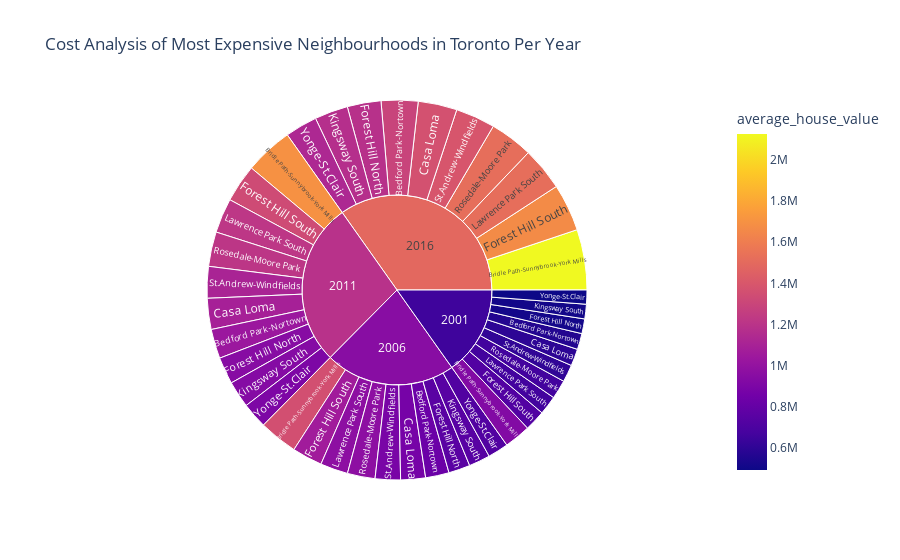

Source (notebook cell):
### Code cell
fig_sunburst = px.sunburst(df_years_merged, 
                           path=['year', 'neighbourhood'], 
                           values='average_house_value',
                           color='average_house_value',
                           names='neighbourhood',
                           title='Cost Analysis of Most Expensive Neighbourhoods in Toronto Per Year',
                           maxdepth=2)

fig_sunburst.show()

### Figure 1 — Plotly figure (JSON) as saved in the notebook; plotly's stock layout.template omitted (floating-point values rounded to 4 significant figures)
{"data": [{"branchvalues": "total", "customdata": [[565304], [826963], [1034387], [1295007], [927466], [1356757], [1697067], [2124653], [596077], [871981], [1090696], [1365503], [517466], [756983], [946854], [1185419], [726664], [1063011], [1329642], [1664653], [512334], [749476], [937464], [1173663], [664712], [972384], [1216283], [1522732], [664476], [972039], [1215852], [1522193], [607040], [888017], [1110755], [1390616], [494098], [722799], [904096], [1131888], [651600.0], [953200.0], [1192000.0], [1493000.0]], "domain": {"x": [0, 1], "y": [0, 1]}, "hovertemplate": "labels=%{label}<br>average_house_value_sum=%{value}<br>parent=%{parent}<br>id=%{id}<br>average_house_value=%{color}<extra></extra>", "ids": ["2001/Bedford Park-Nortown", "2006/Bedford Park-Nortown", "2011/Bedford Park-Nortown", "2016/Bedford Park-Nortown", "2001/Bridle Path-Sunnybrook-York Mills", "2006/Bridle Path-Sunnybrook-York Mills", "2011/Bridle Path-Sunnybrook-York Mills", "2016/Bridle Path-Sunnybrook-York Mills", "2001/Casa Loma", "2006/Casa Loma", "2011/Casa Loma", "2016/Casa Loma", "2001/Forest Hill North", "2006/Forest Hill North", "2011/Forest Hill North", "2016/Forest Hill North", "2001/Forest Hill South", "2006/Forest Hill South", "2011/Forest Hill South", "2016/Forest Hill South", "2001/Kingsway South", "2006/Kingsway South", "2011/Kingsway South", "2016/Kingsway South", "2001/Lawrence Park South", "2006/Lawrence Park South", "2011/Lawrence Park South", "2016/Lawrence Park South", "2001/Rosedale-Moore Park", "2006/Rosedale-Moore Park", "2011/Rosedale-Moore Park", "2016/Rosedale-Moore Park", "2001/St.Andrew-Windfields", "2006/St.Andrew-Windfields", "2011/St.Andrew-Windfields", "2016/St.Andrew-Windfields", "2001/Yonge-St.Clair", "2006/Yonge-St.Clair", "2011/Yonge-St.Clair", "2016/Yonge-St.Clair", "2001", "2006", "2011", "2016"], "labels": ["Bedford Park-Nortown", "Bedford Park-Nortown", "Bedford Park-Nortown", "Bedford Park-Nortown", "Bridle Path-Sunnybrook-York Mills", "Bridle Path-Sunnybrook-York Mills", "Bridle Path-Sunnybrook-York Mills", "Bridle Path-Sunnybrook-York Mills", "Casa Loma", "Casa Loma", "Casa Loma", "Casa Loma", "Forest Hill North", "Forest Hill North", "Forest Hill North", "Forest Hill North", "Forest Hill South", "Forest Hill South", "Forest Hill South", "Forest Hill South", "Kingsway South", "Kingsway South", "Kingsway South", "Kingsway South", "Lawrence Park South", "Lawrence Park South", "Lawrence Park South", "Lawrence Park South", "Rosedale-Moore Park", "Rosedale-Moore Park", "Rosedale-Moore Park", "Rosedale-Moore Park", "St.Andrew-Windfields", "St.Andrew-Windfields", "St.Andrew-Windfields", "St.Andrew-Windfields", "Yonge-St.Clair", "Yonge-St.Clair", "Yonge-St.Clair", "Yonge-St.Clair", "2001", "2006", "2011", "2016"], "level": "0b38ca", "marker": {"coloraxis": "coloraxis", "colors": [565304, 826963, 1034387, 1295007, 927466, 1356757, 1697067, 2124653, 596077, 871981, 1090696, 1365503, 517466, 756983, 946854, 1185419, 726664, 1063011, 1329642, 1664653, 512334, 749476, 937464, 1173663, 664712, 972384, 1216283, 1522732, 664476, 972039, 1215852, 1522193, 607040, 888017, 1110755, 1390616, 494098, 722799, 904096, 1131888, 651600.0, 953200.0, 1192000.0, 1493000.0]}, "maxdepth": 2, "name": "", "parents": ["2001", "2006", "2011", "2016", "2001", "2006", "2011", "2016", "2001", "2006", "2011", "2016", "2001", "2006", "2011", "2016", "2001", "2006", "2011", "2016", "2001", "2006", "2011", "2016", "2001", "2006", "2011", "2016", "2001", "2006", "2011", "2016", "2001", "2006", "2011", "2016", "2001", "2006", "2011", "2016", "", "", "", ""], "type": "sunburst", "values": [565304, 826963, 1034387, 1295007, 927466, 1356757, 1697067, 2124653, 596077, 871981, 1090696, 1365503, 517466, 756983, 946854, 1185419, 726664, 1063011, 1329642, 1664653, 512334, 749476, 937464, 1173663, 664712, 972384, 1216283, 1522732, 664476, 972039, 1215852, 1522193, 607040, 888017, 1110755, 1390616, 494098, 722799, 904096, 1131888, 6275637, 9180410, 11483096, 14376327]}], "layout": {"autosize": true, "coloraxis": {"colorbar": {"title": {"text": "average_house_value"}}, "colorscale": [[0, "#0d0887"], [0.1111, "#46039f"], [0.2222, "#7201a8"], [0.3333, "#9c179e"], [0.4444, "#bd3786"], [0.5556, "#d8576b"], [0.6667, "#ed7953"], [0.7778, "#fb9f3a"], [0.8889, "#fdca26"], [1, "#f0f921"]]}, "legend": {"tracegroupgap": 0}, "title": {"text": "Cost Analysis of Most Expensive Neighbourhoods in Toronto Per Year"}}}
